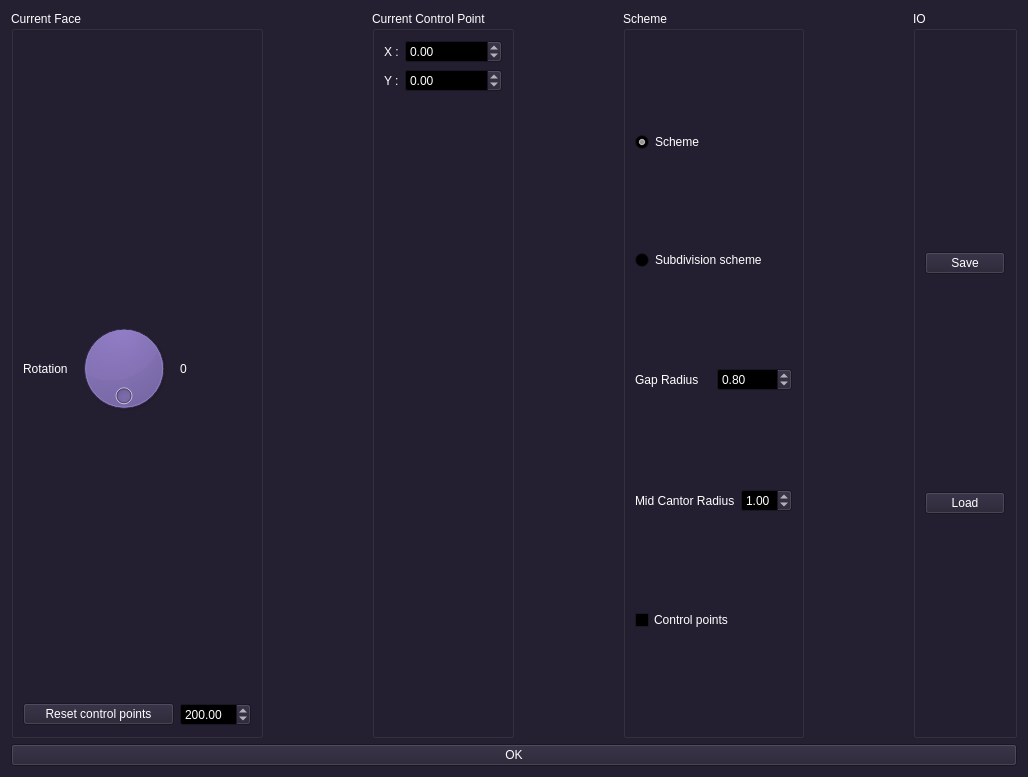
<?xml version="1.0" encoding="UTF-8"?>
<ui version="4.0">
 <class>SchemeWindow</class>
 <widget class="QWidget" name="SchemeWindow">
  <property name="geometry">
   <rect>
    <x>0</x>
    <y>0</y>
    <width>1028</width>
    <height>777</height>
   </rect>
  </property>
  <property name="palette">
   <palette>
    <active>
     <colorrole role="WindowText">
      <brush brushstyle="SolidPattern">
       <color alpha="255">
        <red>255</red>
        <green>255</green>
        <blue>255</blue>
       </color>
      </brush>
     </colorrole>
     <colorrole role="Button">
      <brush brushstyle="SolidPattern">
       <color alpha="255">
        <red>36</red>
        <green>31</green>
        <blue>49</blue>
       </color>
      </brush>
     </colorrole>
     <colorrole role="Light">
      <brush brushstyle="SolidPattern">
       <color alpha="255">
        <red>54</red>
        <green>46</green>
        <blue>73</blue>
       </color>
      </brush>
     </colorrole>
     <colorrole role="Midlight">
      <brush brushstyle="SolidPattern">
       <color alpha="255">
        <red>45</red>
        <green>38</green>
        <blue>61</blue>
       </color>
      </brush>
     </colorrole>
     <colorrole role="Dark">
      <brush brushstyle="SolidPattern">
       <color alpha="255">
        <red>18</red>
        <green>15</green>
        <blue>24</blue>
       </color>
      </brush>
     </colorrole>
     <colorrole role="Mid">
      <brush brushstyle="SolidPattern">
       <color alpha="255">
        <red>24</red>
        <green>21</green>
        <blue>33</blue>
       </color>
      </brush>
     </colorrole>
     <colorrole role="Text">
      <brush brushstyle="SolidPattern">
       <color alpha="255">
        <red>255</red>
        <green>255</green>
        <blue>255</blue>
       </color>
      </brush>
     </colorrole>
     <colorrole role="BrightText">
      <brush brushstyle="SolidPattern">
       <color alpha="255">
        <red>255</red>
        <green>255</green>
        <blue>255</blue>
       </color>
      </brush>
     </colorrole>
     <colorrole role="ButtonText">
      <brush brushstyle="SolidPattern">
       <color alpha="255">
        <red>255</red>
        <green>255</green>
        <blue>255</blue>
       </color>
      </brush>
     </colorrole>
     <colorrole role="Base">
      <brush brushstyle="SolidPattern">
       <color alpha="255">
        <red>0</red>
        <green>0</green>
        <blue>0</blue>
       </color>
      </brush>
     </colorrole>
     <colorrole role="Window">
      <brush brushstyle="SolidPattern">
       <color alpha="255">
        <red>36</red>
        <green>31</green>
        <blue>49</blue>
       </color>
      </brush>
     </colorrole>
     <colorrole role="Shadow">
      <brush brushstyle="SolidPattern">
       <color alpha="255">
        <red>0</red>
        <green>0</green>
        <blue>0</blue>
       </color>
      </brush>
     </colorrole>
     <colorrole role="AlternateBase">
      <brush brushstyle="SolidPattern">
       <color alpha="255">
        <red>18</red>
        <green>15</green>
        <blue>24</blue>
       </color>
      </brush>
     </colorrole>
     <colorrole role="ToolTipBase">
      <brush brushstyle="SolidPattern">
       <color alpha="255">
        <red>255</red>
        <green>255</green>
        <blue>220</blue>
       </color>
      </brush>
     </colorrole>
     <colorrole role="ToolTipText">
      <brush brushstyle="SolidPattern">
       <color alpha="255">
        <red>0</red>
        <green>0</green>
        <blue>0</blue>
       </color>
      </brush>
     </colorrole>
     <colorrole role="PlaceholderText">
      <brush brushstyle="SolidPattern">
       <color alpha="127">
        <red>255</red>
        <green>255</green>
        <blue>255</blue>
       </color>
      </brush>
     </colorrole>
    </active>
    <inactive>
     <colorrole role="WindowText">
      <brush brushstyle="SolidPattern">
       <color alpha="255">
        <red>255</red>
        <green>255</green>
        <blue>255</blue>
       </color>
      </brush>
     </colorrole>
     <colorrole role="Button">
      <brush brushstyle="SolidPattern">
       <color alpha="255">
        <red>36</red>
        <green>31</green>
        <blue>49</blue>
       </color>
      </brush>
     </colorrole>
     <colorrole role="Light">
      <brush brushstyle="SolidPattern">
       <color alpha="255">
        <red>54</red>
        <green>46</green>
        <blue>73</blue>
       </color>
      </brush>
     </colorrole>
     <colorrole role="Midlight">
      <brush brushstyle="SolidPattern">
       <color alpha="255">
        <red>45</red>
        <green>38</green>
        <blue>61</blue>
       </color>
      </brush>
     </colorrole>
     <colorrole role="Dark">
      <brush brushstyle="SolidPattern">
       <color alpha="255">
        <red>18</red>
        <green>15</green>
        <blue>24</blue>
       </color>
      </brush>
     </colorrole>
     <colorrole role="Mid">
      <brush brushstyle="SolidPattern">
       <color alpha="255">
        <red>24</red>
        <green>21</green>
        <blue>33</blue>
       </color>
      </brush>
     </colorrole>
     <colorrole role="Text">
      <brush brushstyle="SolidPattern">
       <color alpha="255">
        <red>255</red>
        <green>255</green>
        <blue>255</blue>
       </color>
      </brush>
     </colorrole>
     <colorrole role="BrightText">
      <brush brushstyle="SolidPattern">
       <color alpha="255">
        <red>255</red>
        <green>255</green>
        <blue>255</blue>
       </color>
      </brush>
     </colorrole>
     <colorrole role="ButtonText">
      <brush brushstyle="SolidPattern">
       <color alpha="255">
        <red>255</red>
        <green>255</green>
        <blue>255</blue>
       </color>
      </brush>
     </colorrole>
     <colorrole role="Base">
      <brush brushstyle="SolidPattern">
       <color alpha="255">
        <red>0</red>
        <green>0</green>
        <blue>0</blue>
       </color>
      </brush>
     </colorrole>
     <colorrole role="Window">
      <brush brushstyle="SolidPattern">
       <color alpha="255">
        <red>36</red>
        <green>31</green>
        <blue>49</blue>
       </color>
      </brush>
     </colorrole>
     <colorrole role="Shadow">
      <brush brushstyle="SolidPattern">
       <color alpha="255">
        <red>0</red>
        <green>0</green>
        <blue>0</blue>
       </color>
      </brush>
     </colorrole>
     <colorrole role="AlternateBase">
      <brush brushstyle="SolidPattern">
       <color alpha="255">
        <red>18</red>
        <green>15</green>
        <blue>24</blue>
       </color>
      </brush>
     </colorrole>
     <colorrole role="ToolTipBase">
      <brush brushstyle="SolidPattern">
       <color alpha="255">
        <red>255</red>
        <green>255</green>
        <blue>220</blue>
       </color>
      </brush>
     </colorrole>
     <colorrole role="ToolTipText">
      <brush brushstyle="SolidPattern">
       <color alpha="255">
        <red>0</red>
        <green>0</green>
        <blue>0</blue>
       </color>
      </brush>
     </colorrole>
     <colorrole role="PlaceholderText">
      <brush brushstyle="SolidPattern">
       <color alpha="127">
        <red>255</red>
        <green>255</green>
        <blue>255</blue>
       </color>
      </brush>
     </colorrole>
    </inactive>
    <disabled>
     <colorrole role="WindowText">
      <brush brushstyle="SolidPattern">
       <color alpha="255">
        <red>18</red>
        <green>15</green>
        <blue>24</blue>
       </color>
      </brush>
     </colorrole>
     <colorrole role="Button">
      <brush brushstyle="SolidPattern">
       <color alpha="255">
        <red>36</red>
        <green>31</green>
        <blue>49</blue>
       </color>
      </brush>
     </colorrole>
     <colorrole role="Light">
      <brush brushstyle="SolidPattern">
       <color alpha="255">
        <red>54</red>
        <green>46</green>
        <blue>73</blue>
       </color>
      </brush>
     </colorrole>
     <colorrole role="Midlight">
      <brush brushstyle="SolidPattern">
       <color alpha="255">
        <red>45</red>
        <green>38</green>
        <blue>61</blue>
       </color>
      </brush>
     </colorrole>
     <colorrole role="Dark">
      <brush brushstyle="SolidPattern">
       <color alpha="255">
        <red>18</red>
        <green>15</green>
        <blue>24</blue>
       </color>
      </brush>
     </colorrole>
     <colorrole role="Mid">
      <brush brushstyle="SolidPattern">
       <color alpha="255">
        <red>24</red>
        <green>21</green>
        <blue>33</blue>
       </color>
      </brush>
     </colorrole>
     <colorrole role="Text">
      <brush brushstyle="SolidPattern">
       <color alpha="255">
        <red>18</red>
        <green>15</green>
        <blue>24</blue>
       </color>
      </brush>
     </colorrole>
     <colorrole role="BrightText">
      <brush brushstyle="SolidPattern">
       <color alpha="255">
        <red>255</red>
        <green>255</green>
        <blue>255</blue>
       </color>
      </brush>
     </colorrole>
     <colorrole role="ButtonText">
      <brush brushstyle="SolidPattern">
       <color alpha="255">
        <red>18</red>
        <green>15</green>
        <blue>24</blue>
       </color>
      </brush>
     </colorrole>
     <colorrole role="Base">
      <brush brushstyle="SolidPattern">
       <color alpha="255">
        <red>36</red>
        <green>31</green>
        <blue>49</blue>
       </color>
      </brush>
     </colorrole>
     <colorrole role="Window">
      <brush brushstyle="SolidPattern">
       <color alpha="255">
        <red>36</red>
        <green>31</green>
        <blue>49</blue>
       </color>
      </brush>
     </colorrole>
     <colorrole role="Shadow">
      <brush brushstyle="SolidPattern">
       <color alpha="255">
        <red>0</red>
        <green>0</green>
        <blue>0</blue>
       </color>
      </brush>
     </colorrole>
     <colorrole role="AlternateBase">
      <brush brushstyle="SolidPattern">
       <color alpha="255">
        <red>36</red>
        <green>31</green>
        <blue>49</blue>
       </color>
      </brush>
     </colorrole>
     <colorrole role="ToolTipBase">
      <brush brushstyle="SolidPattern">
       <color alpha="255">
        <red>255</red>
        <green>255</green>
        <blue>220</blue>
       </color>
      </brush>
     </colorrole>
     <colorrole role="ToolTipText">
      <brush brushstyle="SolidPattern">
       <color alpha="255">
        <red>0</red>
        <green>0</green>
        <blue>0</blue>
       </color>
      </brush>
     </colorrole>
     <colorrole role="PlaceholderText">
      <brush brushstyle="SolidPattern">
       <color alpha="127">
        <red>18</red>
        <green>15</green>
        <blue>24</blue>
       </color>
      </brush>
     </colorrole>
    </disabled>
   </palette>
  </property>
  <property name="windowTitle">
   <string>SchemeWindow</string>
  </property>
  <layout class="QVBoxLayout" name="verticalLayout">
   <item>
    <layout class="QVBoxLayout" name="graphicsViewLayout"/>
   </item>
   <item>
    <layout class="QHBoxLayout" name="horizontalLayout_2">
     <property name="sizeConstraint">
      <enum>QLayout::SetMinimumSize</enum>
     </property>
     <item>
      <widget class="QGroupBox" name="groupBox_2">
       <property name="title">
        <string>Current Face</string>
       </property>
       <layout class="QGridLayout" name="gridLayout">
        <item row="0" column="1">
         <widget class="QDial" name="dial_rotationAngle">
          <property name="maximum">
           <number>360</number>
          </property>
          <property name="invertedAppearance">
           <bool>true</bool>
          </property>
          <property name="wrapping">
           <bool>true</bool>
          </property>
          <property name="notchesVisible">
           <bool>false</bool>
          </property>
         </widget>
        </item>
        <item row="0" column="0">
         <widget class="QLabel" name="label">
          <property name="text">
           <string>Rotation</string>
          </property>
         </widget>
        </item>
        <item row="0" column="2">
         <widget class="QLabel" name="label_rotationAngle">
          <property name="text">
           <string>0</string>
          </property>
         </widget>
        </item>
        <item row="1" column="0" colspan="2">
         <widget class="QPushButton" name="pushButton_localDistribution">
          <property name="text">
           <string>Reset control points</string>
          </property>
          <property name="autoDefault">
           <bool>false</bool>
          </property>
          <property name="default">
           <bool>false</bool>
          </property>
          <property name="flat">
           <bool>false</bool>
          </property>
         </widget>
        </item>
        <item row="1" column="2">
         <widget class="QDoubleSpinBox" name="doubleSpinBox_radiusDistribControlPoints">
          <property name="maximum">
           <double>1000.000000000000000</double>
          </property>
          <property name="value">
           <double>200.000000000000000</double>
          </property>
         </widget>
        </item>
       </layout>
      </widget>
     </item>
     <item>
      <spacer name="horizontalSpacer_3">
       <property name="orientation">
        <enum>Qt::Horizontal</enum>
       </property>
       <property name="sizeHint" stdset="0">
        <size>
         <width>40</width>
         <height>20</height>
        </size>
       </property>
      </spacer>
     </item>
     <item>
      <widget class="QGroupBox" name="groupBox">
       <property name="title">
        <string>Current Control Point</string>
       </property>
       <layout class="QFormLayout" name="formLayout">
        <item row="0" column="0">
         <widget class="QLabel" name="label_2">
          <property name="text">
           <string>X :</string>
          </property>
         </widget>
        </item>
        <item row="0" column="1">
         <widget class="QDoubleSpinBox" name="doubleSpinBox_controlPointX">
          <property name="minimum">
           <double>-1000.000000000000000</double>
          </property>
          <property name="maximum">
           <double>1000.000000000000000</double>
          </property>
         </widget>
        </item>
        <item row="1" column="0">
         <widget class="QLabel" name="label_3">
          <property name="text">
           <string>Y :</string>
          </property>
         </widget>
        </item>
        <item row="1" column="1">
         <widget class="QDoubleSpinBox" name="doubleSpinBox_controlPointY">
          <property name="minimum">
           <double>-1000.000000000000000</double>
          </property>
          <property name="maximum">
           <double>1000.000000000000000</double>
          </property>
         </widget>
        </item>
       </layout>
      </widget>
     </item>
     <item>
      <spacer name="horizontalSpacer">
       <property name="orientation">
        <enum>Qt::Horizontal</enum>
       </property>
       <property name="sizeHint" stdset="0">
        <size>
         <width>40</width>
         <height>20</height>
        </size>
       </property>
      </spacer>
     </item>
     <item>
      <widget class="QGroupBox" name="groupBox_4">
       <property name="title">
        <string>Scheme</string>
       </property>
       <layout class="QVBoxLayout" name="verticalLayout_3">
        <item>
         <widget class="QRadioButton" name="radioButton_scheme">
          <property name="text">
           <string>Scheme</string>
          </property>
          <property name="checked">
           <bool>true</bool>
          </property>
         </widget>
        </item>
        <item>
         <widget class="QRadioButton" name="radioButton_subdScheme">
          <property name="text">
           <string>Subdivision scheme</string>
          </property>
         </widget>
        </item>
        <item>
         <layout class="QHBoxLayout" name="horizontalLayout">
          <item>
           <widget class="QLabel" name="label_4">
            <property name="text">
             <string>Gap Radius</string>
            </property>
           </widget>
          </item>
          <item>
           <widget class="QDoubleSpinBox" name="doubleSpinBox_gapRadius">
            <property name="maximum">
             <double>1.000000000000000</double>
            </property>
            <property name="singleStep">
             <double>0.100000000000000</double>
            </property>
            <property name="value">
             <double>0.800000000000000</double>
            </property>
           </widget>
          </item>
         </layout>
        </item>
        <item>
         <layout class="QHBoxLayout" name="horizontalLayout_3">
          <item>
           <widget class="QLabel" name="label_5">
            <property name="text">
             <string>Mid Cantor Radius</string>
            </property>
           </widget>
          </item>
          <item>
           <widget class="QDoubleSpinBox" name="doubleSpinBox_midCantorRadius">
            <property name="maximum">
             <double>2.000000000000000</double>
            </property>
            <property name="singleStep">
             <double>0.100000000000000</double>
            </property>
            <property name="value">
             <double>1.000000000000000</double>
            </property>
           </widget>
          </item>
         </layout>
        </item>
        <item>
         <widget class="QCheckBox" name="checkBox_controlPoints">
          <property name="text">
           <string>Control points</string>
          </property>
         </widget>
        </item>
       </layout>
      </widget>
     </item>
     <item>
      <spacer name="horizontalSpacer_2">
       <property name="orientation">
        <enum>Qt::Horizontal</enum>
       </property>
       <property name="sizeHint" stdset="0">
        <size>
         <width>40</width>
         <height>20</height>
        </size>
       </property>
      </spacer>
     </item>
     <item>
      <widget class="QGroupBox" name="groupBox_3">
       <property name="title">
        <string>IO</string>
       </property>
       <layout class="QVBoxLayout" name="verticalLayout_2">
        <item>
         <widget class="QPushButton" name="pushButton_save">
          <property name="text">
           <string>Save</string>
          </property>
         </widget>
        </item>
        <item>
         <widget class="QPushButton" name="pushButton_load">
          <property name="text">
           <string>Load</string>
          </property>
         </widget>
        </item>
       </layout>
      </widget>
     </item>
    </layout>
   </item>
   <item>
    <widget class="QPushButton" name="pushButton_ok">
     <property name="text">
      <string>OK</string>
     </property>
    </widget>
   </item>
  </layout>
 </widget>
 <resources/>
 <connections/>
</ui>
